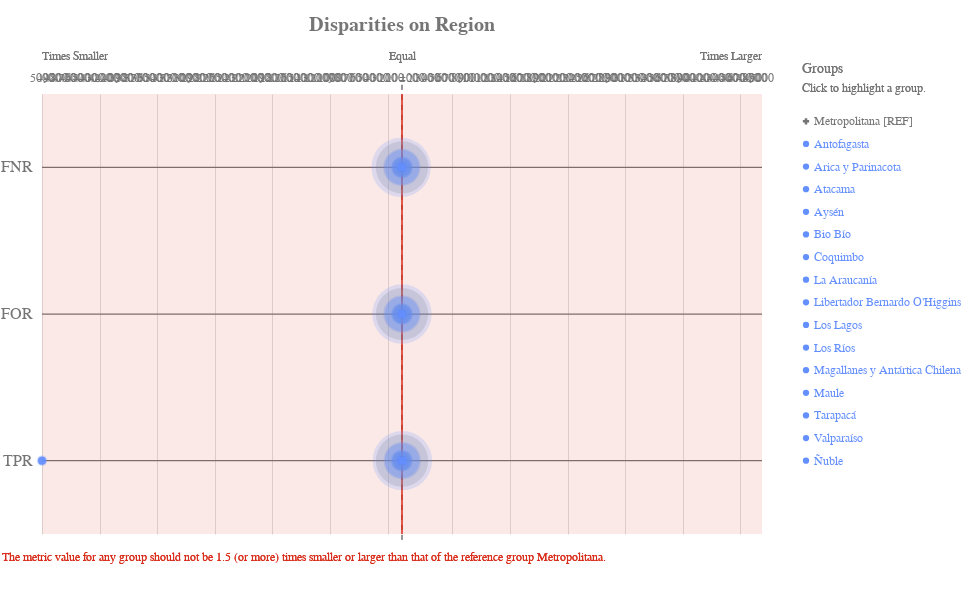

Write notebook code for a chart like this one.
### Code cell
ap.disparity(grupo_definido, metrics, 'Region', fairness_threshold = disparity_tolerance)
